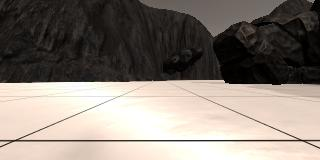
#> input picture Project_One/calibration_images/example_grid1.jpg, 320 x 160 px
$ jupyter execute --allow-errors Rover_Project_Test_Notebook.ipynb   (shell and % lines are left out)   (older library calls are emulated)   (text cells are left out)
#> lines starting #> are read from the running program, lines starting #| are printed output that depends on the picture; pictures that were not available may be replaced by others from this repository, and a replacement may not be noted
[cell 1]
#%matplotlib qt # Choose %matplotlib qt to plot to an interactive window (note it may show up behind your browser)
# Make some of the relevant imports
import cv2 # OpenCV for perspective transform
import numpy as np
import matplotlib.image as mpimg
import matplotlib.pyplot as plt
import matplotlib.colors as pltcolors
import scipy.misc # For saving images as needed
import glob  # For reading in a list of images from a folder

[cell 2]
path = '../test_dataset/IMG/*'
img_list = glob.glob(path)
# Grab a random image and display it
#> (the rest of this cell did not finish here and is left out)

[cell 3]
# In the simulator you can toggle on a grid on the ground for calibration
# You can also toggle on the rock samples with the 0 (zero) key.
# Here's an example of the grid and one of the rocks
example_grid = '../calibration_images/example_grid1.jpg'
example_rock = '../calibration_images/example_rock1.jpg'
example_obstacle = '../calibration_images/example_obstacle1.jpg'
grid_img = mpimg.imread(example_grid)
#> grid_img is the input picture: shape (160, 320, 3); mean R, G, B 135.1, 126.3, 118.3
rock_img = mpimg.imread(example_rock)
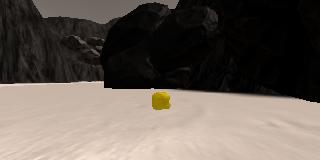
#> input picture Project_One/calibration_images/example_rock1.jpg, 320 x 160 px
#> rock_img is the input picture: shape (160, 320, 3); mean R, G, B 102.3, 93, 85.2
obstacle_img = mpimg.imread(example_obstacle)
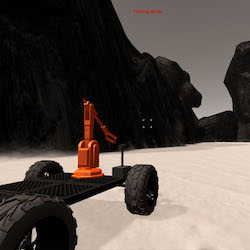
#> input picture Project_One/misc/rover_image.jpg, 250 x 250 px, given in place of example_obstacle1.jpg, which was not available
#> obstacle_img is the input picture: shape (250, 250, 3); mean R, G, B 86.5, 77.2, 71.1

fig = plt.figure(figsize=(12,3))
plt.subplot(131)
plt.imshow(grid_img)
plt.subplot(132)
plt.imshow(rock_img)
plt.subplot(133)
plt.imshow(obstacle_img)
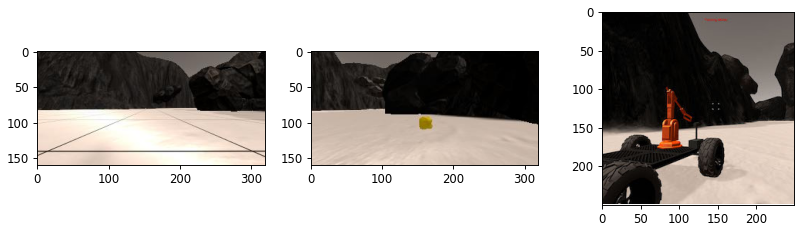
#> figure drawn by matplotlib, 3 panels
